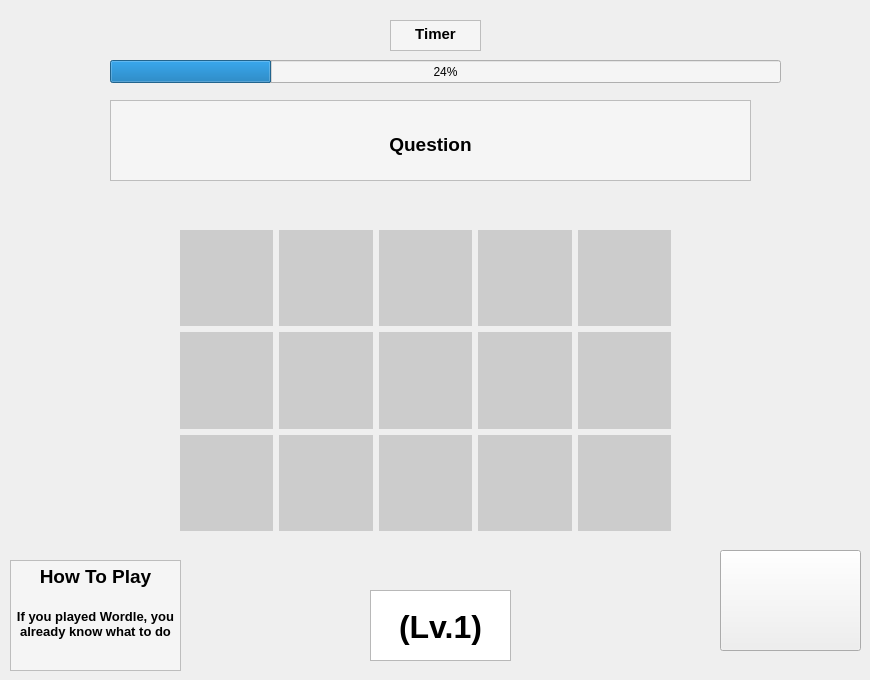
    <widget class="QWidget" name="page_2">
     <widget class="QTextEdit" name="textEdit_3">
      <property name="geometry">
       <rect>
        <x>10</x>
        <y>560</y>
        <width>171</width>
        <height>111</height>
       </rect>
      </property>
      <property name="styleSheet">
       <string notr="true">background-color: rgb(245, 245, 245);</string>
      </property>
      <property name="readOnly">
       <bool>true</bool>
      </property>
      <property name="html">
       <string>&lt;!DOCTYPE HTML PUBLIC &quot;-//W3C//DTD HTML 4.0//EN&quot; &quot;http://www.w3.org/TR/REC-html40/strict.dtd&quot;&gt;
&lt;html&gt;&lt;head&gt;&lt;meta name=&quot;qrichtext&quot; content=&quot;1&quot; /&gt;&lt;meta charset=&quot;utf-8&quot; /&gt;&lt;style type=&quot;text/css&quot;&gt;
p, li { white-space: pre-wrap; }
hr { height: 1px; border-width: 0; }
li.unchecked::marker { content: &quot;\2610&quot;; }
li.checked::marker { content: &quot;\2612&quot;; }
&lt;/style&gt;&lt;/head&gt;&lt;body style=&quot; font-family:'Segoe UI'; font-size:9pt; font-weight:400; font-style:normal;&quot;&gt;
&lt;p align=&quot;center&quot; style=&quot; margin-top:0px; margin-bottom:0px; margin-left:0px; margin-right:0px; -qt-block-indent:0; text-indent:0px;&quot;&gt;&lt;span style=&quot; font-size:14pt; font-weight:700;&quot;&gt;How To Play&lt;br /&gt;&lt;br /&gt;&lt;/span&gt;&lt;span style=&quot; font-size:10pt; font-weight:700;&quot;&gt;If you played Wordle, you already know what to do&lt;/span&gt;&lt;/p&gt;&lt;/body&gt;&lt;/html&gt;</string>
      </property>
     </widget>
     <widget class="QTextEdit" name="textEdit_2">
      <property name="geometry">
       <rect>
        <x>110</x>
        <y>100</y>
        <width>641</width>
        <height>81</height>
       </rect>
      </property>
      <property name="styleSheet">
       <string notr="true">background-color: rgb(245, 245, 245);</string>
      </property>
      <property name="readOnly">
       <bool>false</bool>
      </property>
      <property name="html">
       <string>&lt;!DOCTYPE HTML PUBLIC &quot;-//W3C//DTD HTML 4.0//EN&quot; &quot;http://www.w3.org/TR/REC-html40/strict.dtd&quot;&gt;
&lt;html&gt;&lt;head&gt;&lt;meta name=&quot;qrichtext&quot; content=&quot;1&quot; /&gt;&lt;meta charset=&quot;utf-8&quot; /&gt;&lt;style type=&quot;text/css&quot;&gt;
p, li { white-space: pre-wrap; }
hr { height: 1px; border-width: 0; }
li.unchecked::marker { content: &quot;\2610&quot;; }
li.checked::marker { content: &quot;\2612&quot;; }
&lt;/style&gt;&lt;/head&gt;&lt;body style=&quot; font-family:'Segoe UI'; font-size:9pt; font-weight:400; font-style:normal;&quot;&gt;
&lt;p style=&quot;-qt-paragraph-type:empty; margin-top:0px; margin-bottom:0px; margin-left:0px; margin-right:0px; -qt-block-indent:0; text-indent:0px;&quot;&gt;&lt;br /&gt;&lt;/p&gt;
&lt;p style=&quot;-qt-paragraph-type:empty; margin-top:0px; margin-bottom:0px; margin-left:0px; margin-right:0px; -qt-block-indent:0; text-indent:0px;&quot;&gt;&lt;br /&gt;&lt;/p&gt;
&lt;p align=&quot;center&quot; style=&quot; margin-top:0px; margin-bottom:0px; margin-left:0px; margin-right:0px; -qt-block-indent:0; text-indent:0px;&quot;&gt;&lt;span style=&quot; font-size:14pt; font-weight:700;&quot;&gt;Question&lt;/span&gt;&lt;/p&gt;&lt;/body&gt;&lt;/html&gt;</string>
      </property>
     </widget>
     <widget class="QProgressBar" name="progressBar">
      <property name="geometry">
       <rect>
        <x>110</x>
        <y>60</y>
        <width>671</width>
        <height>23</height>
       </rect>
      </property>
      <property name="minimumSize">
       <size>
        <width>0</width>
        <height>0</height>
       </size>
      </property>
      <property name="styleSheet">
       <string notr="true">background-color: rgb(245, 245, 245);</string>
      </property>
      <property name="value">
       <number>24</number>
      </property>
     </widget>
     <widget class="QTextEdit" name="textEdit_4">
      <property name="geometry">
       <rect>
        <x>390</x>
        <y>20</y>
        <width>91</width>
        <height>31</height>
       </rect>
      </property>
      <property name="styleSheet">
       <string notr="true">background-color: rgb(245, 245, 245);</string>
      </property>
      <property name="readOnly">
       <bool>true</bool>
      </property>
      <property name="html">
       <string>&lt;!DOCTYPE HTML PUBLIC &quot;-//W3C//DTD HTML 4.0//EN&quot; &quot;http://www.w3.org/TR/REC-html40/strict.dtd&quot;&gt;
&lt;html&gt;&lt;head&gt;&lt;meta name=&quot;qrichtext&quot; content=&quot;1&quot; /&gt;&lt;meta charset=&quot;utf-8&quot; /&gt;&lt;style type=&quot;text/css&quot;&gt;
p, li { white-space: pre-wrap; }
hr { height: 1px; border-width: 0; }
li.unchecked::marker { content: &quot;\2610&quot;; }
li.checked::marker { content: &quot;\2612&quot;; }
&lt;/style&gt;&lt;/head&gt;&lt;body style=&quot; font-family:'Segoe UI'; font-size:9pt; font-weight:400; font-style:normal;&quot;&gt;
&lt;p align=&quot;center&quot; style=&quot; margin-top:0px; margin-bottom:0px; margin-left:0px; margin-right:0px; -qt-block-indent:0; text-indent:0px;&quot;&gt;&lt;span style=&quot; font-size:11pt; font-weight:700;&quot;&gt;Timer&lt;/span&gt;&lt;/p&gt;&lt;/body&gt;&lt;/html&gt;</string>
      </property>
     </widget>
     <widget class="QWidget" name="gridLayoutWidget">
      <property name="geometry">
       <rect>
        <x>180</x>
        <y>230</y>
        <width>491</width>
        <height>301</height>
       </rect>
      </property>
      <layout class="QGridLayout" name="gridLayout">
       <item row="1" column="7">
        <widget class="QLabel" name="label">
         <property name="font">
          <font>
           <family>Perpetua Titling MT</family>
           <pointsize>24</pointsize>
           <bold>true</bold>
          </font>
         </property>
         <property name="styleSheet">
          <string notr="true">background-color: rgb(204, 204, 204);</string>
         </property>
         <property name="text">
          <string/>
         </property>
         <property name="alignment">
          <set>Qt::AlignmentFlag::AlignCenter</set>
         </property>
        </widget>
       </item>
       <item row="1" column="8">
        <widget class="QLabel" name="label_2">
         <property name="styleSheet">
          <string notr="true">background-color: rgb(204, 204, 204);</string>
         </property>
         <property name="text">
          <string/>
         </property>
         <property name="alignment">
          <set>Qt::AlignmentFlag::AlignCenter</set>
         </property>
        </widget>
       </item>
       <item row="3" column="8">
        <widget class="QLabel" name="label_12">
         <property name="styleSheet">
          <string notr="true">background-color: rgb(204, 204, 204);</string>
         </property>
         <property name="text">
          <string/>
         </property>
         <property name="alignment">
          <set>Qt::AlignmentFlag::AlignCenter</set>
         </property>
        </widget>
       </item>
       <item row="2" column="8">
        <widget class="QLabel" name="label_7">
         <property name="styleSheet">
          <string notr="true">background-color: rgb(204, 204, 204);</string>
         </property>
         <property name="text">
          <string/>
         </property>
         <property name="alignment">
          <set>Qt::AlignmentFlag::AlignCenter</set>
         </property>
        </widget>
       </item>
       <item row="3" column="11">
        <widget class="QLabel" name="label_14">
         <property name="styleSheet">
          <string notr="true">background-color: rgb(204, 204, 204);</string>
         </property>
         <property name="text">
          <string/>
         </property>
         <property name="alignment">
          <set>Qt::AlignmentFlag::AlignCenter</set>
         </property>
        </widget>
       </item>
       <item row="1" column="11">
        <widget class="QLabel" name="label_4">
         <property name="styleSheet">
          <string notr="true">background-color: rgb(204, 204, 204);</string>
         </property>
         <property name="text">
          <string/>
         </property>
         <property name="alignment">
          <set>Qt::AlignmentFlag::AlignCenter</set>
         </property>
        </widget>
       </item>
       <item row="3" column="10">
        <widget class="QLabel" name="label_13">
         <property name="styleSheet">
          <string notr="true">background-color: rgb(204, 204, 204);</string>
         </property>
         <property name="text">
          <string/>
         </property>
         <property name="alignment">
          <set>Qt::AlignmentFlag::AlignCenter</set>
         </property>
        </widget>
       </item>
       <item row="1" column="10">
        <widget class="QLabel" name="label_3">
         <property name="styleSheet">
          <string notr="true">background-color: rgb(204, 204, 204);</string>
         </property>
         <property name="text">
          <string/>
         </property>
         <property name="alignment">
          <set>Qt::AlignmentFlag::AlignCenter</set>
         </property>
        </widget>
       </item>
       <item row="2" column="7">
        <widget class="QLabel" name="label_6">
         <property name="styleSheet">
          <string notr="true">background-color: rgb(204, 204, 204);</string>
         </property>
         <property name="text">
          <string/>
         </property>
         <property name="alignment">
          <set>Qt::AlignmentFlag::AlignCenter</set>
         </property>
        </widget>
       </item>
       <item row="1" column="12">
        <widget class="QLabel" name="label_5">
         <property name="styleSheet">
          <string notr="true">background-color: rgb(204, 204, 204);</string>
         </property>
         <property name="text">
          <string/>
         </property>
         <property name="alignment">
          <set>Qt::AlignmentFlag::AlignCenter</set>
         </property>
        </widget>
       </item>
       <item row="3" column="12">
        <widget class="QLabel" name="label_15">
         <property name="styleSheet">
          <string notr="true">background-color: rgb(204, 204, 204);</string>
         </property>
         <property name="text">
          <string/>
         </property>
         <property name="alignment">
          <set>Qt::AlignmentFlag::AlignCenter</set>
         </property>
        </widget>
       </item>
       <item row="2" column="11">
        <widget class="QLabel" name="label_9">
         <property name="styleSheet">
          <string notr="true">background-color: rgb(204, 204, 204);</string>
         </property>
         <property name="text">
          <string/>
         </property>
         <property name="alignment">
          <set>Qt::AlignmentFlag::AlignCenter</set>
         </property>
        </widget>
       </item>
       <item row="2" column="10">
        <widget class="QLabel" name="label_8">
         <property name="styleSheet">
          <string notr="true">background-color: rgb(204, 204, 204);</string>
         </property>
         <property name="text">
          <string/>
         </property>
         <property name="alignment">
          <set>Qt::AlignmentFlag::AlignCenter</set>
         </property>
        </widget>
       </item>
       <item row="2" column="12">
        <widget class="QLabel" name="label_10">
         <property name="styleSheet">
          <string notr="true">background-color: rgb(204, 204, 204);</string>
         </property>
         <property name="text">
          <string/>
         </property>
         <property name="alignment">
          <set>Qt::AlignmentFlag::AlignCenter</set>
         </property>
        </widget>
       </item>
       <item row="3" column="7">
        <widget class="QLabel" name="label_11">
         <property name="styleSheet">
          <string notr="true">background-color: rgb(204, 204, 204);</string>
         </property>
         <property name="text">
          <string/>
         </property>
         <property name="alignment">
          <set>Qt::AlignmentFlag::AlignCenter</set>
         </property>
        </widget>
       </item>
      </layout>
     </widget>
     <widget class="QTextEdit" name="textEdit_11">
      <property name="geometry">
       <rect>
        <x>370</x>
        <y>590</y>
        <width>141</width>
        <height>71</height>
       </rect>
      </property>
      <property name="sizeAdjustPolicy">
       <enum>QAbstractScrollArea::SizeAdjustPolicy::AdjustToContents</enum>
      </property>
      <property name="readOnly">
       <bool>true</bool>
      </property>
      <property name="html">
       <string>&lt;!DOCTYPE HTML PUBLIC &quot;-//W3C//DTD HTML 4.0//EN&quot; &quot;http://www.w3.org/TR/REC-html40/strict.dtd&quot;&gt;
&lt;html&gt;&lt;head&gt;&lt;meta name=&quot;qrichtext&quot; content=&quot;1&quot; /&gt;&lt;meta charset=&quot;utf-8&quot; /&gt;&lt;style type=&quot;text/css&quot;&gt;
p, li { white-space: pre-wrap; }
hr { height: 1px; border-width: 0; }
li.unchecked::marker { content: &quot;\2610&quot;; }
li.checked::marker { content: &quot;\2612&quot;; }
&lt;/style&gt;&lt;/head&gt;&lt;body style=&quot; font-family:'Segoe UI'; font-size:9pt; font-weight:400; font-style:normal;&quot;&gt;
&lt;p style=&quot;-qt-paragraph-type:empty; margin-top:0px; margin-bottom:0px; margin-left:0px; margin-right:0px; -qt-block-indent:0; text-indent:0px;&quot;&gt;&lt;br /&gt;&lt;/p&gt;
&lt;p align=&quot;center&quot; style=&quot; margin-top:0px; margin-bottom:0px; margin-left:0px; margin-right:0px; -qt-block-indent:0; text-indent:0px;&quot;&gt;&lt;span style=&quot; font-size:24pt; font-weight:700;&quot;&gt;(Lv.1)&lt;/span&gt;&lt;/p&gt;&lt;/body&gt;&lt;/html&gt;</string>
      </property>
     </widget>
     <widget class="QPushButton" name="pushButton_2">
      <property name="geometry">
       <rect>
        <x>720</x>
        <y>550</y>
        <width>141</width>
        <height>101</height>
       </rect>
      </property>
      <property name="styleSheet">
       <string notr="true">border-image: url(:/button/next_button.png);</string>
      </property>
      <property name="text">
       <string/>
      </property>
     </widget>
    </widget>
